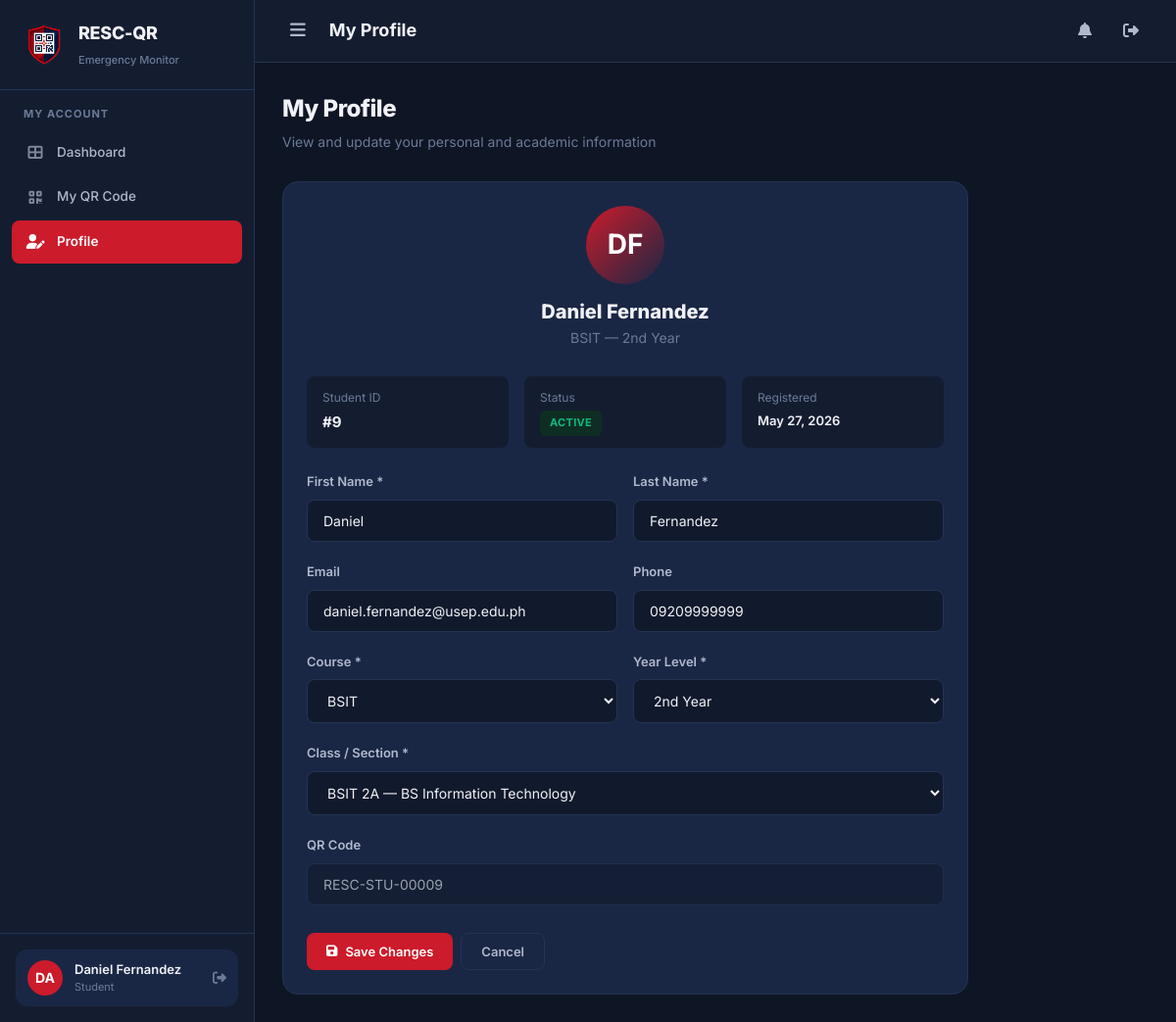
The page /studentview/profile (signed in) on the database its author committed.
### tables this page shows
CREATE TABLE IF NOT EXISTS `student` (
    `student_id` INT AUTO_INCREMENT PRIMARY KEY,
    `class_id` INT NOT NULL,
    `first_name` VARCHAR(100) NOT NULL,
    `last_name` VARCHAR(100) NOT NULL,
    `email` VARCHAR(150) DEFAULT NULL,
    `password_hash` VARCHAR(255) DEFAULT NULL,
    `phone` VARCHAR(20) DEFAULT NULL,
    `course` VARCHAR(100) NOT NULL,
    `year_level` VARCHAR(20) NOT NULL,
    `qr_code_value` VARCHAR(255) DEFAULT NULL UNIQUE,
    `profile_image` VARCHAR(255) DEFAULT NULL,
    `profile_status` ENUM('Active','Inactive') DEFAULT 'Active',
    `created_at` DATETIME DEFAULT CURRENT_TIMESTAMP,
    `updated_at` DATETIME DEFAULT CURRENT_TIMESTAMP ON UPDATE CURRENT_TIMESTAMP,
    FOREIGN KEY (`class_id`) REFERENCES `class`(`class_id`) ON DELETE CASCADE
);

CREATE TABLE IF NOT EXISTS `class` (
    `class_id` INT AUTO_INCREMENT PRIMARY KEY,
    `section_name` VARCHAR(100) NOT NULL,
    `program` VARCHAR(150) NOT NULL,
    `year_level` VARCHAR(20) NOT NULL,
    `created_at` DATETIME DEFAULT CURRENT_TIMESTAMP,
    `updated_at` DATETIME DEFAULT CURRENT_TIMESTAMP ON UPDATE CURRENT_TIMESTAMP
);

### app/controllers/StudentViewController.php (called while the page is built, shortened)
<?php
class StudentViewController extends Controller {
    public function profile() {
        $db = Database::getInstance()->getConnection();
        $stmt = $db->prepare("SELECT s.*, c.section_name, c.program FROM student s JOIN class c ON s.class_id = c.class_id WHERE s.student_id = :id");
        $stmt->execute([':id' => getUserId()]);
        $student = $stmt->fetch();
        require_once ROOT_PATH . '/app/models/ClassModel.php';
        $classModel = new ClassModel();
        $classes = $classModel->getAll();
        $data = ['pageTitle' => 'My Profile', 'student' => $student, 'classes' => $classes];
        $this->view('student/profile', $data);
    }
}

### core/App.php (called while the page is built, shortened)
<?php
class App {
    protected $controller = 'AuthController';
    protected $method = 'index';
    public function __construct() {
        $url = $this->parseUrl();
        $controllerName = !empty($url[0]) ? ucfirst($url[0]) . 'Controller' : $this->controller;
        $controllerMap = [
            'AuthController'          => 'AuthController',
            'DashboardController'     => 'DashboardController',
            'StudentController'       => 'StudentController',
            'QrController'            => 'QRController',
            'QRController'            => 'QRController',
            'ScanController'          => 'ScanController',
            'EventController'        => 'EventController',
            'ReportController'        => 'ReportController',
            'StudentviewController'   => 'StudentViewController',
            'StudentViewController'   => 'StudentViewController',
            'AttendanceController'    => 'AttendanceController',
            'ApiController'           => 'ApiController',
        ];
        $urlSegment = !empty($url[0]) ? $url[0] : 'auth';
        $possibleController = ucfirst(strtolower($urlSegment)) . 'Controller';
        if (isset($controllerMap[$possibleController])) {
            $controllerName = $controllerMap[$possibleController];
        } elseif ($urlSegment === 'api' && !empty($url[1])) {
            $possibleController = ucfirst(strtolower($url[1])) . 'Controller';
            if (isset($controllerMap[$possibleController])) {
                $controllerName = $controllerMap[$possibleController];
                array_shift($url);
            }
        } else {
            $controllerName = $this->controller;
        }
        $controllerFile = ROOT_PATH . '/app/controllers/' . $controllerName . '.php';
        if (file_exists($controllerFile)) {
            $this->controller = new $controllerName();
        } else {
            require_once ROOT_PATH . '/app/controllers/AuthController.php';
            $this->controller = new AuthController();
        }
        array_shift($url);
        if (!empty($url[0]) && method_exists($this->controller, $url[0])) {
            $this->method = $url[0];
            array_shift($url);
        }
        $this->params = $url ? array_values($url) : [];
        call_user_func_array([$this->controller, $this->method], $this->params);
    }
    private function parseUrl() {
        if (isset($_GET['url'])) {
            return explode('/', filter_var(rtrim($_GET['url'], '/'), FILTER_SANITIZE_URL));
        }
        return [];
    }
}

### index.php (called while the page is built, shortened)
<?php
require_once ROOT_PATH . '/config/app.php';
require_once ROOT_PATH . '/app/helpers/session_helper.php';
require_once ROOT_PATH . '/core/Database.php';
require_once ROOT_PATH . '/core/Model.php';
require_once ROOT_PATH . '/core/App.php';
$app = new App();

### app/helpers/session_helper.php (called while the page is built, shortened)
<?php
function getUserId() {
    return $_SESSION['user_id'] ?? null;
}
function e($string) {
    return htmlspecialchars($string ?? '', ENT_QUOTES, 'UTF-8');
}

### core/Database.php (called while the page is built, shortened)
<?php
class Database {
    private static $instance = null;
    private $pdo;
    private function __construct() {
        $dsn = 'mysql:host=' . DB_HOST . ';dbname=' . DB_NAME . ';charset=' . DB_CHARSET;
        $options = [
            PDO::ATTR_ERRMODE            => PDO::ERRMODE_EXCEPTION,
            PDO::ATTR_DEFAULT_FETCH_MODE => PDO::FETCH_ASSOC,
            PDO::ATTR_EMULATE_PREPARES   => false,
        ];
        try {
            $this->pdo = new PDO($dsn, DB_USER, DB_PASS, $options);
        } catch (PDOException $e) {
            die('Database connection failed: ' . $e->getMessage());
        }
    }
    public static function getInstance() {
        if (self::$instance === null) {
            self::$instance = new self();
        }
        return self::$instance;
    }
    public function getConnection() {
        return $this->pdo;
    }
}

### core/Model.php (called while the page is built, shortened)
<?php
class Model {
    protected $db;
    public function __construct() {
        $this->db = Database::getInstance()->getConnection();
    }
    protected function findAll($table, $orderBy = 'created_at DESC') {
        $stmt = $this->db->prepare("SELECT * FROM {$table} ORDER BY {$orderBy}");
        $stmt->execute();
        return $stmt->fetchAll();
    }
}

### app/models/ClassModel.php (called while the page is built, shortened)
<?php
class ClassModel extends Model {
    public function getAll() {
        return $this->findAll('class', 'program ASC, year_level ASC, section_name ASC');
    }
}

### app/views/student/profile.php (the view, shortened to what this page needs)
<div class="page-header">
    <div>
        <h1>My Profile</h1>
        <p>View and update your personal and academic information</p>
    </div>
</div>
<div class="card" style="max-width:700px;">
    <div class="card-body">
        <div style="text-align:center;margin-bottom:28px;">
            <div class="avatar" id="profileAvatar" style="width:80px;height:80px;font-size:28px;margin:0 auto 12px;background:linear-gradient(135deg,var(--accent-primary),var(--accent-secondary));">
                <?= strtoupper(substr($student['first_name'] ?? '',0,1) . substr($student['last_name'] ?? '',0,1)) ?>
            </div>
            <div style="font-size:20px;font-weight:800;" id="profileFullName"><?= e(($student['first_name'] ?? '') . ' ' . ($student['last_name'] ?? '')) ?></div>
            <div class="text-muted" id="profileCourseYear"><?= e($student['course'] ?? '') ?> — <?= e($student['year_level'] ?? '') ?></div>
        </div>
        <div style="display:flex;gap:16px;margin-bottom:24px;">
            <div style="flex:1;background:var(--bg-secondary);border-radius:8px;padding:12px 16px;">
                <div class="text-muted" style="font-size:12px;margin-bottom:4px;">Student ID</div>
                <div style="font-weight:700;font-size:15px;">#<?= e($student['student_id'] ?? '') ?></div>
            </div>
            <div style="flex:1;background:var(--bg-secondary);border-radius:8px;padding:12px 16px;">
                <div class="text-muted" style="font-size:12px;margin-bottom:4px;">Status</div>
                <div><span class="badge badge-<?= ($student['profile_status'] ?? '') === 'Active' ? 'success' : 'danger' ?>"><?= e($student['profile_status'] ?? '') ?></span></div>
            </div>
            <div style="flex:1;background:var(--bg-secondary);border-radius:8px;padding:12px 16px;">
                <div class="text-muted" style="font-size:12px;margin-bottom:4px;">Registered</div>
                <div style="font-size:13px;font-weight:600;"><?= date('M d, Y', strtotime($student['created_at'] ?? 'now')) ?></div>
            </div>
        </div>
        <form id="editProfileForm">
            <div class="form-row">
                <div class="form-group">
                    <label for="first_name">First Name *</label>
                    <input type="text" class="form-control" id="first_name" name="first_name"
                           value="<?= e($student['first_name']) ?>" required>
                </div>
                <div class="form-group">
                    <label for="last_name">Last Name *</label>
                    <input type="text" class="form-control" id="last_name" name="last_name"
                           value="<?= e($student['last_name']) ?>" required>
                </div>
            </div>
            <div class="form-row">
                <div class="form-group">
                    <label for="email">Email</label>
                    <input type="email" class="form-control" id="email" name="email"
                           value="<?= e($student['email'] ?? '') ?>">
                </div>
                <div class="form-group">
                    <label for="phone">Phone</label>
                    <input type="text" class="form-control" id="phone" name="phone"
                           value="<?= e($student['phone'] ?? '') ?>">
                </div>
            </div>
            <div class="form-row">
                <div class="form-group">
                    <label for="course">Course *</label>
                    <select class="form-control" id="course" name="course" required>
                        <?php foreach (['BSIT','BSCS','BSIS','BSEd','BSBA'] as $c): ?>
                            <option value="<?= $c ?>" <?= $student['course'] === $c ? 'selected' : '' ?>><?= $c ?></option>
                        <?php endforeach; ?>
                    </select>
                </div>
                <div class="form-group">
                    <label for="year_level">Year Level *</label>
                    <select class="form-control" id="year_level" name="year_level" required>
                        <?php foreach (['1st Year','2nd Year','3rd Year','4th Year'] as $y): ?>
                            <option value="<?= $y ?>" <?= $student['year_level'] === $y ? 'selected' : '' ?>><?= $y ?></option>
                        <?php endforeach; ?>
                    </select>
                </div>
            </div>
            <div class="form-group">
                <label for="class_id">Class / Section *</label>
                <select class="form-control" id="class_id" name="class_id" required>
                    <?php foreach ($classes as $cls): ?>
                        <option value="<?= e($cls['class_id']) ?>" <?= $student['class_id'] == $cls['class_id'] ? 'selected' : '' ?>>
                            <?= e($cls['section_name'] . ' — ' . $cls['program']) ?>
                        </option>
                    <?php endforeach; ?>
                </select>
            </div>
            <div class="form-group">
                <label>QR Code</label>
                <input type="text" class="form-control" value="<?= e($student['qr_code_value'] ?? 'Not assigned') ?>"
                       disabled style="opacity:0.6;">
            </div>
            <div class="d-flex gap-1" style="margin-top:28px;">
                <button type="submit" class="btn btn-primary" id="submitBtn">
                    <i class="fas fa-save"></i>
                    <span class="btn-text"> Save Changes</span>
                </button>
                <button type="button" class="btn btn-secondary" id="cancelBtn">Cancel</button>
            </div>
        </form>
    </div>
</div>

### public/css/style.css (style rules this page uses)
:root { --bg-primary: #0e1525; --bg-secondary: #141d30; --bg-card: #1a2744; --bg-card-hover: #213050; --bg-input: #111a2c; --border-color: #243352; --border-hover: #2e4068; --text-primary: #f0f2f7; --text-secondary: #b0b8cc; --text-muted: #6b7a96; --accent-primary: #cc1b2b; --accent-primary-hover: #e52535; --accent-secondary: #1a2744; --accent-success: #10b981; --accent-warning: #f59e0b; --accent-danger: #ef4444; --accent-info: #3b82f6; --accent-navy: #1a2744; --accent-red: #cc1b2b; --accent-red-bright: #e52535; --shadow-sm: 0 2px 8px rgba(0, 0, 0, 0.25); --shadow-md: 0 8px 24px rgba(0, 0, 0, 0.35); --shadow-lg: 0 20px 48px rgba(0, 0, 0, 0.45); --radius-sm: 8px; --radius-md: 12px; --radius-lg: 16px; --radius-xl: 20px; --sidebar-width: 260px; --header-height: 64px; --transition: all 0.25s cubic-bezier(0.4, 0, 0.2, 1); }
* { margin: 0; padding: 0; box-sizing: border-box; }
body { font-family: 'Inter', -apple-system, BlinkMacSystemFont, sans-serif; background: var(--bg-primary); color: var(--text-primary); line-height: 1.6; font-size: 14px; overflow-x: hidden; }
.page-header { display: flex; align-items: center; justify-content: space-between; margin-bottom: 28px; }
.page-header h1 { font-size: 24px; font-weight: 800; letter-spacing: -0.5px; }
.page-header p { color: var(--text-muted); font-size: 14px; margin-top: 4px; }
.card { background: var(--bg-card); border: 1px solid var(--border-color); border-radius: var(--radius-lg); overflow: hidden; transition: var(--transition); }
.card-body { padding: 24px; }
.btn { display: inline-flex; align-items: center; gap: 8px; padding: 10px 20px; border: none; border-radius: var(--radius-sm); font-size: 13px; font-weight: 600; cursor: pointer; transition: var(--transition); font-family: 'Inter', sans-serif; text-decoration: none; white-space: nowrap; }
.btn-primary { background: var(--accent-red); color: #fff; }
.btn-secondary { background: var(--bg-card); color: var(--text-secondary); border: 1px solid var(--border-color); }
.form-group { margin-bottom: 20px; }
.form-group label { display: block; margin-bottom: 8px; font-weight: 600; font-size: 13px; color: var(--text-secondary); }
.form-control { width: 100%; padding: 12px 16px; background: var(--bg-input); border: 1px solid var(--border-color); border-radius: var(--radius-sm); color: var(--text-primary); font-size: 14px; font-family: 'Inter', sans-serif; transition: var(--transition); }
select.form-control { cursor: pointer; }
.form-row { display: grid; grid-template-columns: 1fr 1fr; gap: 16px; }
.badge { display: inline-flex; align-items: center; padding: 4px 10px; border-radius: 6px; font-size: 11px; font-weight: 700; text-transform: uppercase; letter-spacing: 0.3px; }
.badge-success { background: #0f2e23; color: var(--accent-success); }
.avatar { width: 36px; height: 36px; border-radius: 50%; display: flex; align-items: center; justify-content: center; font-size: 14px; font-weight: 700; color: #fff; flex-shrink: 0; }
.text-muted { color: var(--text-muted); }
.d-flex { display: flex; }
.gap-1 { gap: 8px; }

### rows shown on the page
student: first_name+last_name "DF", first_name+last_name "Daniel Fernandez", course "BSIT", year_level "2nd Year", student_id "9", profile_status "ACTIVE", created_at "May 27, 2026", first_name "Daniel", last_name "Fernandez", email "daniel.fernandez@usep.edu.ph", phone "09209999999", class_id "BSIT 2A — BS Information Technology", qr_code_value "RESC-STU-00009"

### other values the page prints
APP_NAME "RESC-QR"
$initials "DA"
getUserName() "Daniel Fernandez"
getUserRole() "Student"
$pageTitle "My Profile"
